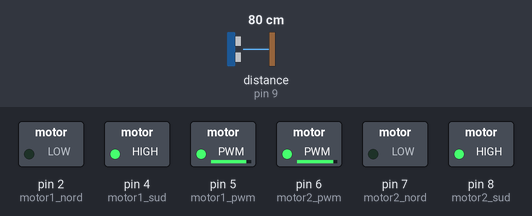
A sketch run on a simulated Arduino Uno, built with avr-gcc and run on an emulated ATmega328P. Shown: switched loads named in the sketch (green lamp = pin HIGH). Wiring (inferred from the names in the program): ultrasonic range finder: trigger pin 10; echo pin 9. The test bench sets the inputs (shaded band); at power-on: distance to the obstacle (sensor on pin 9) 80 cm. The echo pulse lasts 58.3 µs per cm; pins used as bus, display or sensor lines are not drawn.

Above: at 1.2 s.
1.3 s: distance to the obstacle (sensor on pin 9) set to 12 cm
2.8 s: distance to the obstacle (sensor on pin 9) set to 9 cm
At 4.6 s:
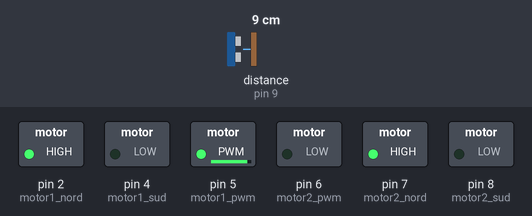
5.8 s: distance to the obstacle (sensor on pin 9) set to 18 cm
At 7.4 s:
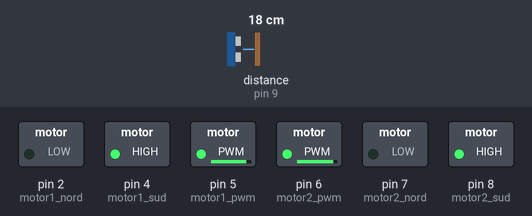
7.8 s: distance to the obstacle (sensor on pin 9) set to 2 cm
At 8.8 s:
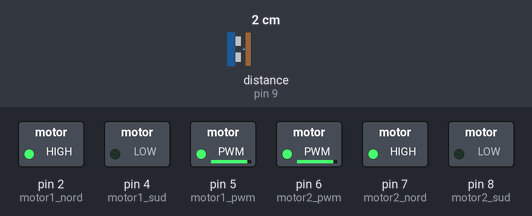
Timing chart, 0 to 11.8 s (numbered marks = the images above; inputs shaded):
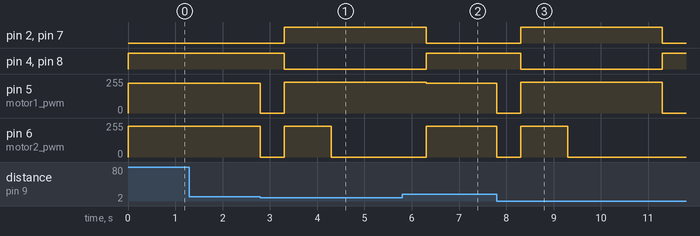

The sketch:

Robot_Obstacle.ino
```cpp
// (licence header left out)
//code:

//Moteur 1

int motor1_pwm = 5 ;
int motor1_nord = 2 ;
int motor1_sud = 4 ;

// Moteur 2

int motor2_pwm = 6 ;
int motor2_nord = 7 ;
int motor2_sud = 8 ;

// Vitesse des moteurs

int vit=230;

int dist;

//Partie Capteur Ultrasonic SR-04

#define echoPin 9 // Echo Pin
#define trigPin 10 // Trigger Pin

int maxDist = 100; // Limite maxi de mesure
int minDist = 5; // Limite Mini de mesure
long temps, distance; // Temps necessaire pour calculer la distance ; distance


void setup(){

// Moteur

  pinMode(motor1_pwm, OUTPUT);
  pinMode(motor1_nord, OUTPUT);
  pinMode(motor1_sud, OUTPUT);

  pinMode(motor2_pwm, OUTPUT);
  pinMode(motor2_nord, OUTPUT);
  pinMode(motor2_sud, OUTPUT);

//CapteurUltrasonic

 pinMode(trigPin, OUTPUT);
 pinMode(echoPin, INPUT);

}

void loop(){

 dist= sonic();
 control(dist);


}

int sonic(){

  digitalWrite(trigPin, LOW);
 delayMicroseconds(2);

 digitalWrite(trigPin, HIGH);
 delayMicroseconds(2);

 digitalWrite(trigPin, LOW);
 temps = pulseIn(echoPin, HIGH);


 distance = temps/58.2;

 return distance;

}

void motor1_control(int speed, boolean reverse){

  digitalWrite(motor1_nord, !reverse);
  digitalWrite(motor1_sud, reverse);
  analogWrite(motor1_pwm, speed);

}

void motor2_control(int speed, boolean reverse){

  digitalWrite(motor2_nord, !reverse);
  digitalWrite(motor2_sud, reverse);
  analogWrite(motor2_pwm, speed);

}
void control(int dist){

  if (dist >= 10) {

  motor1_control(vit*0.978, true);
  motor2_control(vit,true);

  }

  else {

  motor1_control(0, true);
  motor2_control(0,true);
  delay(500);

  motor1_control(vit, false);
  motor2_control(vit,false);
  delay(1000);

  motor1_control(vit, false);
  motor2_control(0,false);
  delay(2000);


  }

}
```

Measured:
- the behaviour switches between 11 and 10 cm on distance to the obstacle (sensor on pin 9) (found by bisection; images 0 and 1)
- after the input at 1.3 s, every drawn part: stays the same
- after the input at 2.8 s, pin 2 (motor1_nord), pin 7 (motor2_nord): LOW → HIGH after 0.50 s; pin 4 (motor1_sud), pin 8 (motor2_sud): HIGH → LOW after 0.50 s; pin 5 (motor1_pwm): 224/255 → 0/255 at once, → 230/255 0.50 s later; pin 6 (motor2_pwm): 230/255 → 0/255 at once, → 230/255 0.50 s later, → 0/255 1.0 s later
- after the input at 5.8 s, pin 2 (motor1_nord), pin 7 (motor2_nord): goes on until 6.3 s, then stays LOW; pin 4 (motor1_sud), pin 8 (motor2_sud): goes on until 6.3 s, then stays HIGH; pin 6 (motor2_pwm): 0/255 → 230/255 after 0.50 s instead of 1.0 s
- after the input at 7.8 s, pin 2 (motor1_nord): LOW → HIGH after 0.50 s, → LOW 3.0 s later; pin 4 (motor1_sud): HIGH → LOW after 0.50 s, → HIGH 3.0 s later
